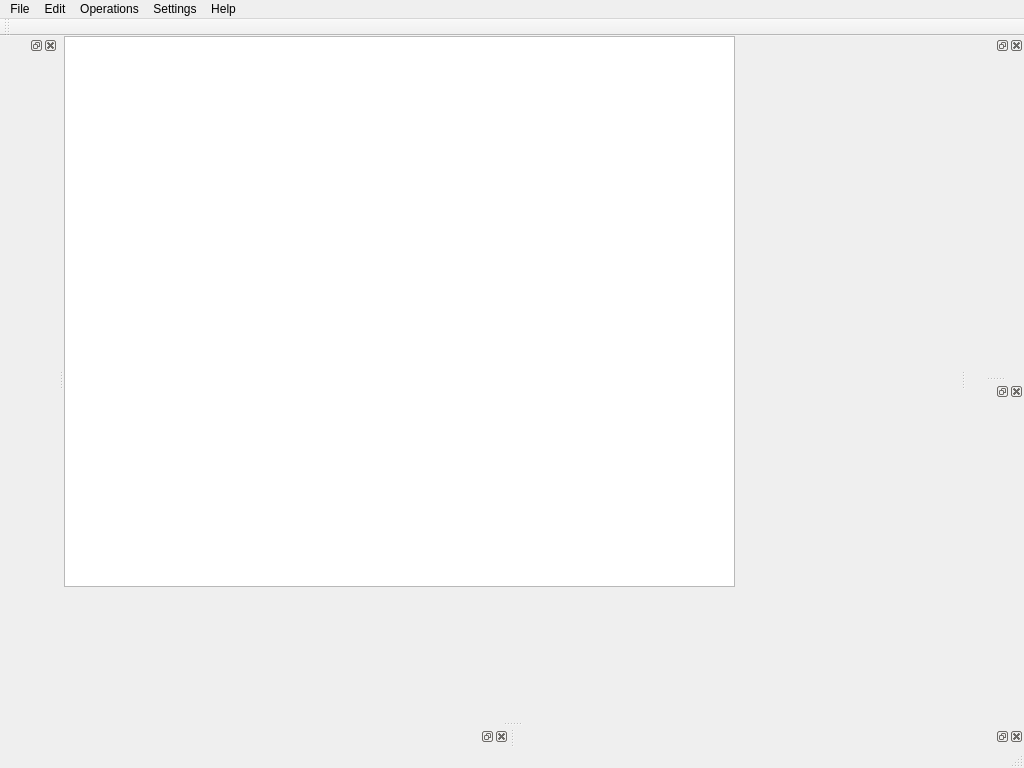
<?xml version="1.0" encoding="UTF-8"?>
<ui version="4.0">
 <class>CMainWindow</class>
 <widget class="QMainWindow" name="CMainWindow">
  <property name="geometry">
   <rect>
    <x>0</x>
    <y>0</y>
    <width>1024</width>
    <height>768</height>
   </rect>
  </property>
  <property name="windowTitle">
   <string>CMainWindow</string>
  </property>
  <widget class="QWidget" name="centralWidget">
   <widget class="QGraphicsView" name="graphicsView">
    <property name="geometry">
     <rect>
      <x>0</x>
      <y>0</y>
      <width>671</width>
      <height>551</height>
     </rect>
    </property>
   </widget>
  </widget>
  <widget class="QToolBar" name="ui_mainToolBar">
   <attribute name="toolBarArea">
    <enum>TopToolBarArea</enum>
   </attribute>
   <attribute name="toolBarBreak">
    <bool>false</bool>
   </attribute>
  </widget>
  <widget class="QStatusBar" name="ui_mainStatusBar"/>
  <widget class="QMenuBar" name="ui_mainMenuBar">
   <property name="geometry">
    <rect>
     <x>0</x>
     <y>0</y>
     <width>1024</width>
     <height>26</height>
    </rect>
   </property>
   <widget class="QMenu" name="menuFile">
    <property name="title">
     <string>File</string>
    </property>
    <addaction name="actionOpen"/>
    <addaction name="actionNew"/>
    <addaction name="actionSave"/>
    <addaction name="actionSave_as"/>
    <addaction name="actionPrint"/>
    <addaction name="separator"/>
    <addaction name="actionConfiguration"/>
    <addaction name="separator"/>
    <addaction name="actionExit_2"/>
   </widget>
   <widget class="QMenu" name="menuEdit">
    <property name="title">
     <string>Edit</string>
    </property>
   </widget>
   <widget class="QMenu" name="menuSettings">
    <property name="title">
     <string>Settings</string>
    </property>
    <addaction name="actionLab_properties"/>
   </widget>
   <widget class="QMenu" name="menuHelp">
    <property name="title">
     <string>Help</string>
    </property>
    <addaction name="actionAbout"/>
   </widget>
   <widget class="QMenu" name="menuOperations">
    <property name="title">
     <string>Operations</string>
    </property>
   </widget>
   <addaction name="menuFile"/>
   <addaction name="menuEdit"/>
   <addaction name="menuOperations"/>
   <addaction name="menuSettings"/>
   <addaction name="menuHelp"/>
  </widget>
  <widget class="QDockWidget" name="ui_PhysModNavigator">
   <attribute name="dockWidgetArea">
    <number>1</number>
   </attribute>
   <widget class="QWidget" name="dock_PhysModNavigator">
    <widget class="QWidget" name="gridLayoutWidget">
     <property name="geometry">
      <rect>
       <x>0</x>
       <y>0</y>
       <width>151</width>
       <height>491</height>
      </rect>
     </property>
     <layout class="QGridLayout" name="grid_PhysModNavigator"/>
    </widget>
   </widget>
  </widget>
  <widget class="QDockWidget" name="dockWidget_2">
   <attribute name="dockWidgetArea">
    <number>2</number>
   </attribute>
   <widget class="QWidget" name="dockWidgetContents_3">
    <widget class="QWidget" name="gridLayoutWidget_2">
     <property name="geometry">
      <rect>
       <x>0</x>
       <y>0</y>
       <width>191</width>
       <height>211</height>
      </rect>
     </property>
     <layout class="QGridLayout" name="gridLayout_2"/>
    </widget>
   </widget>
  </widget>
  <widget class="QDockWidget" name="dockWidget_3">
   <attribute name="dockWidgetArea">
    <number>2</number>
   </attribute>
   <widget class="QWidget" name="dockWidgetContents_4">
    <widget class="QWidget" name="gridLayoutWidget_3">
     <property name="geometry">
      <rect>
       <x>0</x>
       <y>0</y>
       <width>191</width>
       <height>251</height>
      </rect>
     </property>
     <layout class="QGridLayout" name="gridLayout_3"/>
    </widget>
   </widget>
  </widget>
  <widget class="QDockWidget" name="dockWidget_4">
   <attribute name="dockWidgetArea">
    <number>8</number>
   </attribute>
   <widget class="QWidget" name="dockWidgetContents_5">
    <widget class="QWidget" name="gridLayoutWidget_4">
     <property name="geometry">
      <rect>
       <x>0</x>
       <y>0</y>
       <width>561</width>
       <height>131</height>
      </rect>
     </property>
     <layout class="QGridLayout" name="gridLayout_4"/>
    </widget>
   </widget>
  </widget>
  <widget class="QDockWidget" name="dockWidget_5">
   <attribute name="dockWidgetArea">
    <number>8</number>
   </attribute>
   <widget class="QWidget" name="dockWidgetContents_6">
    <widget class="QWidget" name="gridLayoutWidget_5">
     <property name="geometry">
      <rect>
       <x>0</x>
       <y>0</y>
       <width>511</width>
       <height>131</height>
      </rect>
     </property>
     <layout class="QGridLayout" name="gridLayout_5"/>
    </widget>
   </widget>
  </widget>
  <action name="actionExit">
   <property name="text">
    <string>Exit</string>
   </property>
   <property name="shortcut">
    <string>Ctrl+X</string>
   </property>
  </action>
  <action name="actionGraph">
   <property name="text">
    <string>Graph</string>
   </property>
  </action>
  <action name="actionDark_Synthesis">
   <property name="text">
    <string>Dark Synthesis</string>
   </property>
  </action>
  <action name="actionCartesian_Coordinates">
   <property name="text">
    <string>Cartesian Coordinates...</string>
   </property>
  </action>
  <action name="actionOpen">
   <property name="text">
    <string>Open...</string>
   </property>
  </action>
  <action name="actionNew">
   <property name="text">
    <string>New</string>
   </property>
  </action>
  <action name="actionSave">
   <property name="text">
    <string>Save</string>
   </property>
  </action>
  <action name="actionSave_as">
   <property name="text">
    <string>Save as...</string>
   </property>
  </action>
  <action name="actionPrint">
   <property name="text">
    <string>Print...</string>
   </property>
  </action>
  <action name="actionExit_2">
   <property name="text">
    <string>Exit</string>
   </property>
  </action>
  <action name="actionConfiguration">
   <property name="text">
    <string>Configuration</string>
   </property>
  </action>
  <action name="actionAbout">
   <property name="text">
    <string>About...</string>
   </property>
  </action>
  <action name="actionLab_properties">
   <property name="text">
    <string>Lab properties...</string>
   </property>
  </action>
 </widget>
 <layoutdefault spacing="6" margin="11"/>
 <resources/>
 <connections>
  <connection>
   <sender>ui_mainMenuBar</sender>
   <signal>triggered(QAction*)</signal>
   <receiver>CMainWindow</receiver>
   <slot>show()</slot>
   <hints>
    <hint type="sourcelabel">
     <x>511</x>
     <y>13</y>
    </hint>
    <hint type="destinationlabel">
     <x>511</x>
     <y>383</y>
    </hint>
   </hints>
  </connection>
  <connection>
   <sender>actionExit</sender>
   <signal>triggered()</signal>
   <receiver>CMainWindow</receiver>
   <slot>close()</slot>
   <hints>
    <hint type="sourcelabel">
     <x>-1</x>
     <y>-1</y>
    </hint>
    <hint type="destinationlabel">
     <x>511</x>
     <y>383</y>
    </hint>
   </hints>
  </connection>
  <connection>
   <sender>actionGraph</sender>
   <signal>triggered()</signal>
   <receiver>CMainWindow</receiver>
   <slot>update()</slot>
   <hints>
    <hint type="sourcelabel">
     <x>-1</x>
     <y>-1</y>
    </hint>
    <hint type="destinationlabel">
     <x>511</x>
     <y>383</y>
    </hint>
   </hints>
  </connection>
  <connection>
   <sender>actionCartesian_Coordinates</sender>
   <signal>triggered()</signal>
   <receiver>actionCartesian_Coordinates</receiver>
   <slot>trigger()</slot>
   <hints>
    <hint type="sourcelabel">
     <x>-1</x>
     <y>-1</y>
    </hint>
    <hint type="destinationlabel">
     <x>-1</x>
     <y>-1</y>
    </hint>
   </hints>
  </connection>
 </connections>
</ui>
